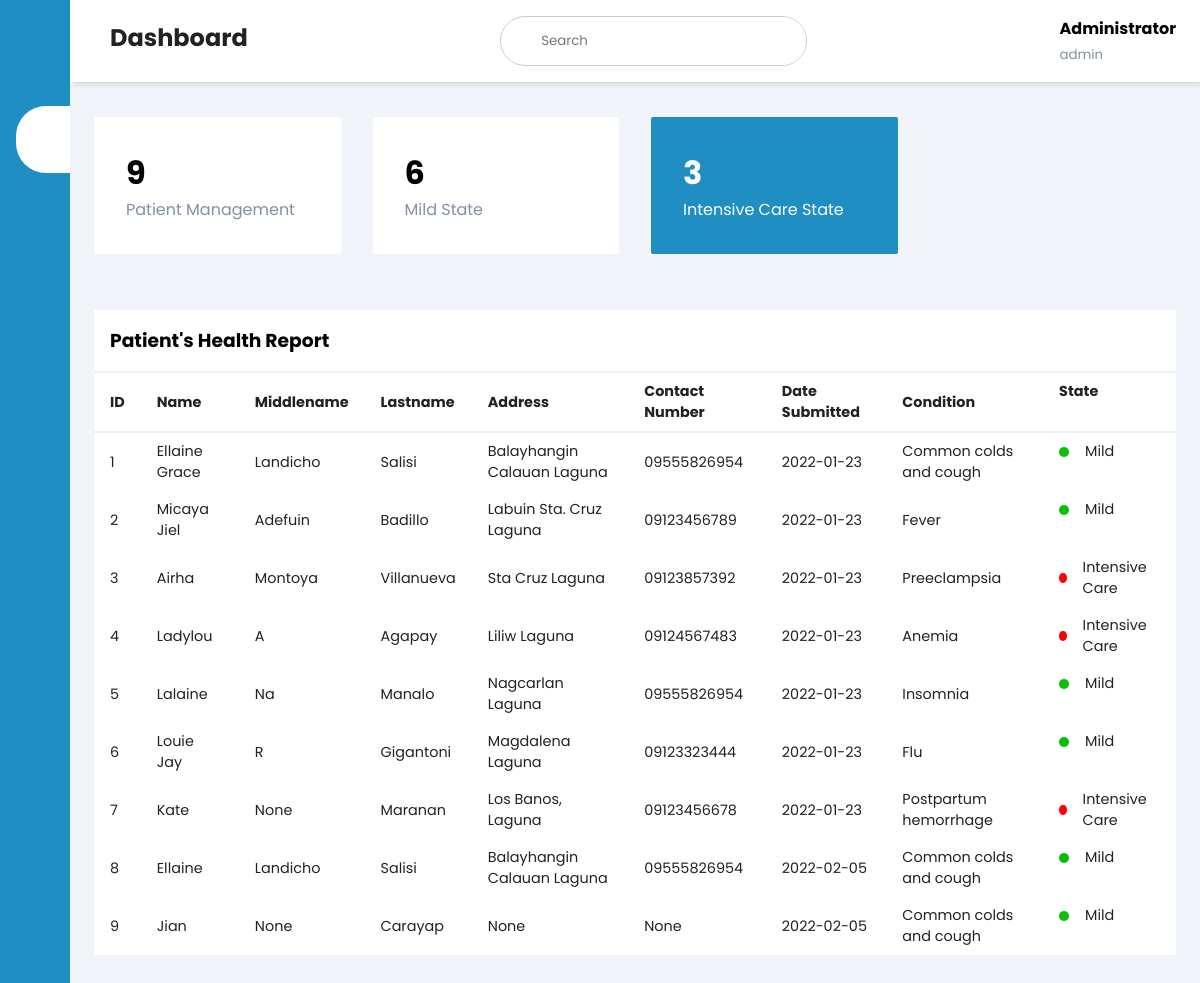
/dashboard, run on the app's committed database.
### sanitybot/models.py (models this page shows)
class User_health(db.Model, UserMixin):
    id = db.Column(db.Integer, primary_key=True, autoincrement=True)
    firstname = db.Column(db.String(25))
    middlename = db.Column(db.String(25))
    lastname = db.Column(db.String(25))
    address = db.Column(db.String(50))
    contact = db.Column(db.String(15))
    date_submitted = db.Column(db.Date)
    condition = db.Column(db.String(50))
    state = db.Column(db.String(25))

### sanitybot/views.py (the view)
@views.route('/dashboard' , methods = ['GET' , 'POST'])
def dashboard():
    users = User_health.query.all()
    intensive = User_health.query.filter_by(state='Intensive Care').count()
    mild = User_health.query.filter_by(state='Mild').count()
    return render_template("dashboard.html", users=users, intensive=intensive, mild=mild)

### sanitybot/templates/dashboard.html (shortened to what this page needs)
<!DOCTYPE html>
<html lang="en">
<head>
    <link rel="stylesheet" href="https://maxst.icons8.com/vue-static/landings/line-awesome/line-awesome/1.3.0/css/line-awesome.min.css">
    <link rel="stylesheet" href="{{ url_for('static', filename='/css/style_dashboard.css') }}">
</head>
<body>
    <div class="sidebar">
        <div class="sidebar-brand">
            <h2> <span>Preggybot</span></h2>
        </div>
        <div class="sidebar-menu">
            <ul>
                <li>
                    <a href="{{ url_for('views.dashboard') }}" class="active"><span class="las la-home"></span>
                    <span>Dashboard</span></a>
                </li>
                <li>
                    <a href="{{ url_for('views.admin_profile') }}" ><span class="las la-user"></span>
                    <span>Manage Account</span></a>
                </li>
                <li>
                    <a href="{{ url_for('views.admin_patients') }}"><span class="las la-book-medical"></span>
                    <span>Patient Informations</span></a>
                </li>
                <li>
                    <a href="{{ url_for('auth.adminlogout') }}"><span class="las la-sign-out-alt"></span>
                    <span>Logout</span></a>
                </li>
            </ul>
        </div>
    </div>
    <div class="main-content">
        <header>
            <h2>
                <label for="nav-toggle">
                    <span class="las la-bars"></span>
                </label> Dashboard
            </h2>
            <div class="search-wrapper">
                <input type="search" placeholder="Search" name="search" />
            </div>
            <div class="user-wrapper">
                <div>
                    <h4>Administrator</h4>
                    <small>admin</small>
                </div>
            </div>
        </header>
        <main>
            <div class="cards">
                <div class="card-single">
                    <div>
                        <h1>{{users|length}}</h1>
                        <span>Patient Management</span>
                    </div>
                </div>
                <div class="card-single">
                    <div>
                        <h1>{{mild}}</h1>
                        <span>Mild State</span>
                    </div>
                </div>
                <div class="card-single">
                    <div>
                        <h1>{{intensive}}</h1>
                        <span>Intensive Care State</span>
                    </div>
                </div>
            </div>
            <div class="recent-grid">
                <div class="projects">
                    <div class="card">
                        <div class="card-header">
                            <h3>Patient's Health Report</h3>
                        </div>
                        <div class="card-body">
                            <div class="table-responsive">
                                <table width="100%">
                                    <thead>
                                        <tr>
                                            <td>ID</td>
                                            <td>Name</td>
                                            <td>Middlename</td>
                                            <td>Lastname</td>
                                            <td>Address</td>
                                            <td>Contact Number</td>
                                            <td>Date Submitted</td>
                                            <td>Condition</td>
                                            <td>State</td>
                                        </tr>
                                    </thead>
                                    <tbody>
                                        {% for user in users %}
                                        <tr>
                                            <td>{{user.id}}</td>
                                            <td>{{user.firstname}}</td>
                                            <td>{{user.middlename}}</td>
                                            <td>{{user.lastname}}</td>
                                            <td>{{user.address}}</td>
                                            <td>{{user.contact}}</td>
                                            <td>{{user.date_submitted}}</td>
                                            <td>{{user.condition}}</td>
                                            <td>
                                                {% if user.state == 'Mild' %}
                                                <span class="status green"></span> {{user.state}}
                                                {% else %}
                                                <span class="status red"></span> {{user.state}}
                                                {% endif %}
                                            </td>
                                        </tr>
                                        {% endfor %}
                                    </tbody>
                                </table>
                            </div>
                        </div>
                    </div>
                </div>
                    </div>
                </div>
</body>
</html>

### sanitybot/static/css/style_dashboard.css (style rules this page uses)
:root { --main-color: #1f8fc3; --color-dark: #1D2231; --text-grey: #8390A2; }
* { padding: 0; margin: 0; box-sizing: border-box; list-style-type: none; text-decoration: none; font-family: 'Poppins', sans-serif; }
.sidebar { width: 345px; position: fixed; left: 0; top: 0; height: 100%; background: var(--main-color); z-index: 100; transition: width 300ms; }
.sidebar-brand { height: 90px; padding: 1rem 0rem 1rem 2rem; color: #fff; }
.sidebar-menu { margin-top: 1rem; }
.sidebar-menu li { width: 100%; margin-bottom: 1.7rem; padding-left: 1rem; }
.sidebar-menu a { padding-left: 1rem; display: block; color: #fff; font-size: 1.1rem; }
.sidebar-menu a.active { background: #fff; padding-top: 1rem; padding-bottom: 1rem; color: var(--main-color); border-radius: 30px 0px 0px 30px; }
.sidebar-menu a span:first-child { font-size: 1.5rem; padding-right: 1rem; }
.main-content { transition: margin-left 300ms; margin-left: 345px; }
header { background: #fff; display: flex; justify-content: space-between; padding: 1rem 1.5rem; box-shadow: 2px 2px 5px rgba(0, 0, 0, 0.2); position: fixed; left: 345px; width: calc(100% - 345px); top: 0; z-index: 100; transition: left 300ms; }
header h2 { color: #222; }
header label span { font-size: 1.7rem; padding-right: 1rem; }
.search-wrapper { border: 1px solid #ccc; border-radius: 30px; height: 50px; display: flex; align-items: center; overflow-x: hidden; }
.search-wrapper input { height: 100%; padding: .5rem; border: none; outline: none; }
.user-wrapper { display: flex; align-items: center; }
.user-wrapper small { display: inline-block; color: var(--text-grey); }
main { margin-top: 85px; padding: 2rem 1.5rem; background: #f1f5f9; min-height: calc(100vh - 90px); }
.cards { display: grid; grid-template-columns: repeat(4, 1fr); grid-gap: 2rem; margin-bottom: 1rem; }
.card-single { display: flex; justify-content: space-between; background: #fff; padding: 2rem; border-radius: 2px; }
.card-single div:first-child span { color: var(--text-grey); }
.card-single:last-child { background: var(--main-color); }
.card-single:last-child h1, .card-single:last-child div:first-child span, .card-single:last-child div:last-child span { color: #fff; }
.recent-grid { margin-top: 3.5rem; display: grid; grid-gap: 2rem; grid-template-columns: 100% auto; }
.card { background: #fff; }
.card-header { padding: 1rem; }
.card-header { display: flex; justify-content: space-between; align-items: center; border-bottom: 1px solid #f0f0f0; }
table { border-collapse: collapse; }
thead tr { border-top: 1px solid #f0f0f0; border-bottom: 2px solid #f0f0f0; }
thead td { font-weight: 700; }
td { padding: .5rem 1rem; font-size: .9rem; color: #222; }
td .status { display: inline-block; height: 10px; width: 10px; border-radius: 50%; margin-right: 1rem; }
tr td:last-child { display: flex; align-items: center; }
.status.green { background: rgb(6, 192, 6); }
.status.red { background: red; }
.table-responsive { width: 100%; overflow-x: auto; }
@media only screen and (max-width: 1200px) { .sidebar { width: 70px; } }
@media only screen and (max-width: 1200px) { .sidebar .sidebar-brand, .sidebar li { padding-left: 1rem; text-align: center; } }
@media only screen and (max-width: 1200px) { .sidebar li a { padding-left: 0rem; } }
@media only screen and (max-width: 1200px) { .main-content { margin-left: 70px; } }
@media only screen and (max-width: 1200px) { .main-content header { width: calc(100% - 70px); left: 70px; } }

### data on the page
User_health: id "1", firstname "Ellaine Grace", middlename "Landicho", lastname "Salisi", address "Balayhangin Calauan Laguna", contact "09555826954", date_submitted "2022-01-23", condition "Common colds and cough", state "Mild"
User_health: id "2", firstname "Micaya Jiel", middlename "Adefuin", lastname "Badillo", address "Labuin Sta. Cruz Laguna", contact "09123456789", date_submitted "2022-01-23", condition "Fever", state "Mild"
User_health: id "3", firstname "Airha", middlename "Montoya", lastname "Villanueva", address "Sta Cruz Laguna", contact "09123857392", date_submitted "2022-01-23", condition "Preeclampsia", state "Intensive Care"
User_health: id "4", firstname "Ladylou", middlename "A", lastname "Agapay", address "Liliw Laguna", contact "09124567483", date_submitted "2022-01-23", condition "Anemia", state "Intensive Care"
User_health: id "5", firstname "Lalaine", middlename "Na", lastname "Manalo", address "Nagcarlan Laguna", contact "09555826954", date_submitted "2022-01-23", condition "Insomnia", state "Mild"
User_health: id "6", firstname "Louie Jay", middlename "R", lastname "Gigantoni", address "Magdalena Laguna", contact "09123323444", date_submitted "2022-01-23", condition "Flu", state "Mild"
User_health: id "7", firstname "Kate", middlename "None", lastname "Maranan", address "Los Banos, Laguna", contact "09123456678", date_submitted "2022-01-23", condition "Postpartum hemorrhage", state "Intensive Care"
User_health: id "8", firstname "Ellaine", middlename "Landicho", lastname "Salisi", address "Balayhangin Calauan Laguna", contact "09555826954", date_submitted "2022-02-05", condition "Common colds and cough", state "Mild"
User_health: id "9", firstname "Jian", middlename "None", lastname "Carayap", address "None", contact "None", date_submitted "2022-02-05", condition "Common colds and cough", state "Mild"

### other printed values
{{ users|length }} "9"
{{ mild }} "6"
{{ intensive }} "3"
